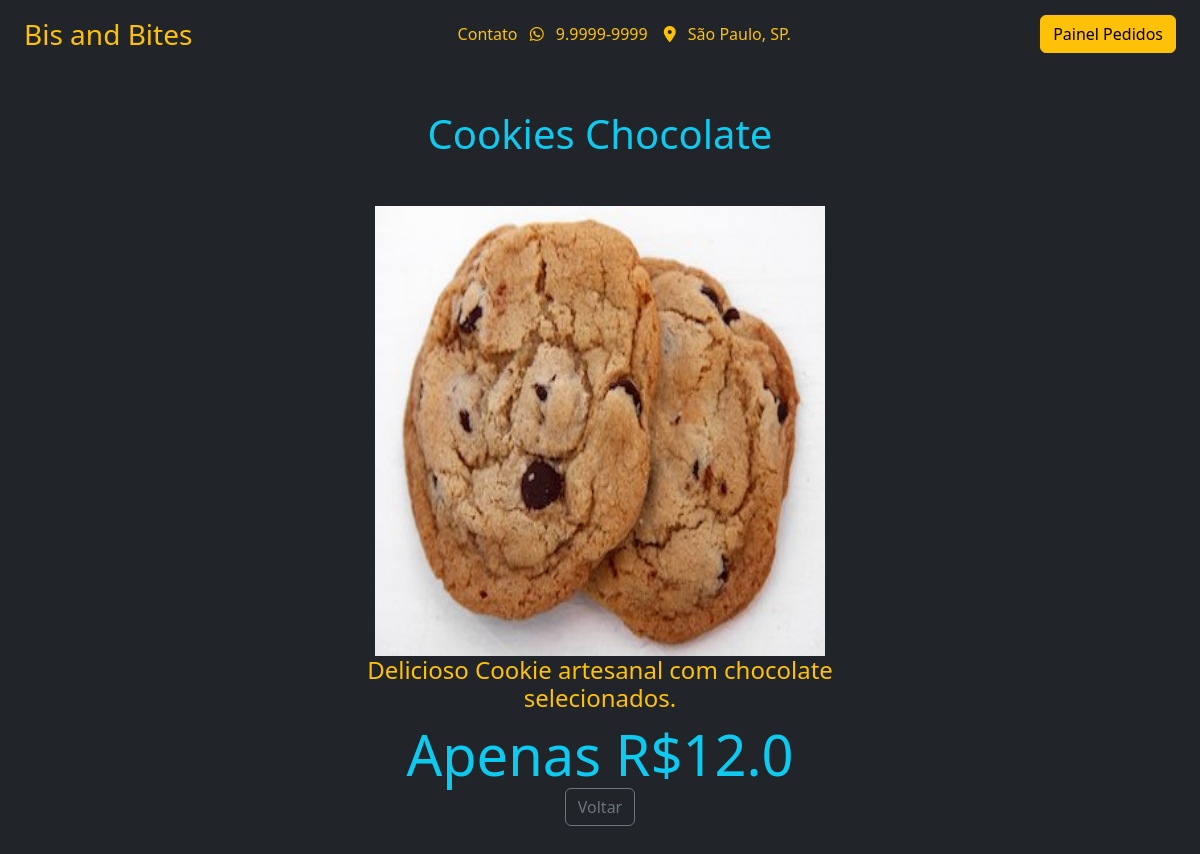
Screenshot of /produtos/8 with the database file from the repository.
### cafeteria/models.py (models this page shows, shortened)
class Produto(models.Model):
    nome = models.TextField(null=False, blank=False, default='')
    descricao = models.TextField(null=False, blank=False)
    preco = models.FloatField(null=False, blank=False)
    imagem = models.ImageField(upload_to='cafeteria/img', default='', null=False, blank=False)

### cafeteria/views.py (the view)
# urls.py: path('produtos/<int:produto_id>', views.detalhe_produto, name='produtos'),
def detalhe_produto(request, produto_id):
    produto = Produto.objects.get(pk=produto_id)
    context = {
        'produto': produto
    }
    return render(request, 'cafeteria/produto.html', context=context)

### cafeteria/templates/cafeteria/produto.html (shortened to what this page needs)
{% extends 'cafeteria/base.html' %}
{% load static %}
{% block navbar %}
  {% include 'fragments/navbar.html' %}
{% endblock %}
{% block content %}
    <div class="col-md-6 offset-3 d-flex flex-column justify-content-center align-items-center vh-100">
        <h1 class="text-info text-center mb-5">{{ produto.nome }}</h1>
        <img src="{{ produto.imagem.url }}" class="card-img-top" alt="cafeteria" style="height: 450px;width: 450px">
        <h4 class="text-warning text-center">{{ produto.descricao }}</h4>
        <div class="span display-4 text-info">Apenas R${{ produto.preco }}</div>
        <div>
          <button class="btn btn-outline-secondary" type="button" onclick="location.href = 'javascript:window.history.go(-1)'" id="bt_voltar">Voltar</button>
        </div>
    </div>
{% endblock %}

### rows the page displays
Produto: nome "Cookies Chocolate", imagem (picture), descricao "Delicioso Cookie artesanal com chocolate selecionados.", preco "12.0"
